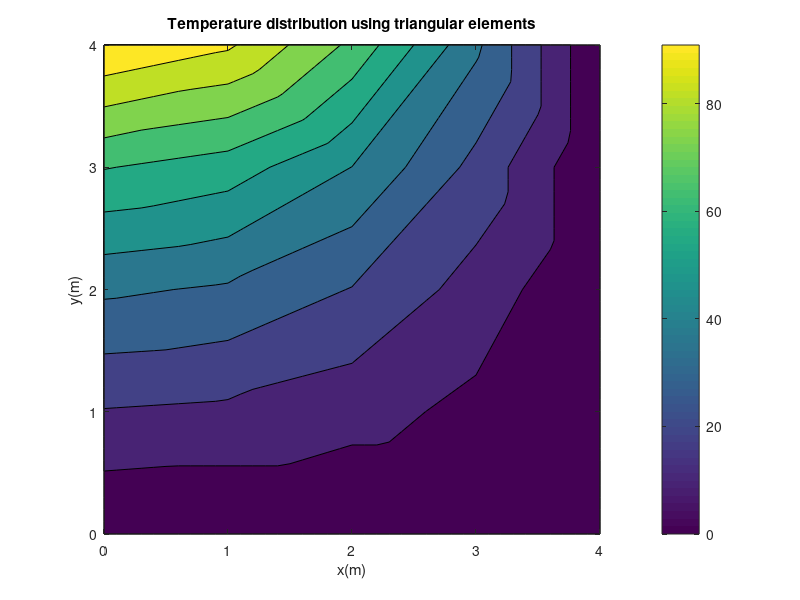

Write the MATLAB code that produced this figure.
%
% Finite element solution for steady state heat conduction equation % 
% with structured right triangular element
%
clc;
clear all;
close all;
T0=100;
a=1;
conductivity=25;
nelem=32;
nnode=25;
globalK =zeros(nnode,nnode) ;

B = [7, 6, 1;
1, 2, 7;
8, 7, 2;
2, 3, 8;
9, 8, 3;
3, 4, 9;
10, 9, 4;
4, 5, 10;
12, 11, 6;
6, 7, 12;
13,12, 7;
7, 8, 13;
14,13, 8;
8, 9, 14;
15, 14, 9;
9, 10, 15;
17, 16, 11;
11, 12, 17;
18, 17, 12;
12, 13, 18;
19, 18, 13;
13, 14, 19;
20, 19, 14;
14, 15, 20;
22, 21, 16;
16, 17, 22;
23, 22, 17;
17, 18, 23;
24, 23, 18;
18, 19, 24;
25, 24, 19;
19, 20, 25];


k=conductivity/2*[1 -1 0;
                  -1 2 -1;
                  0 -1 1];




%assemble global matrix
for i=1:nelem
    for irow=1:3
        for icol=1:3
            globalK(B(i,irow),B(i,icol))=  globalK(B(i,irow),B(i,icol))+ ...
                k(irow,icol);
        end;
    end;
end;

zeroNodeIndex=[1 2 3 4 5 10 15 20 25];
topBoundaryNodeIndex=[21 22 23 24];
topBoundaryNodeValues=[T0;T0*cos(pi/8);T0*cos(pi/4);T0*cos(3*pi/8)];
rhsVector=-sum(globalK(:,topBoundaryNodeIndex(1,:) )*topBoundaryNodeValues,2);

%remove rows and columns

deleteColumn=cat(2,zeroNodeIndex,topBoundaryNodeIndex);
globalK(:,deleteColumn(1,:) )=[]; % delete columns
globalK(deleteColumn(1, :), :)=[]; % delete rows
rhsVector(deleteColumn(1,:))=[];

feSol=globalK\rhsVector;

count=1;
for i=1:nnode
    zeroIndex=find(zeroNodeIndex==i);
    nonZeroIndex=find(topBoundaryNodeIndex==i);
    if zeroIndex>0
        solutionVector(i)=0.0;
    elseif nonZeroIndex>0
        solutionVector(i)=topBoundaryNodeValues(nonZeroIndex);
    else
        solutionVector(i)=feSol(count);
        count=count+1;
    end;
end;

 x=[0 1 2 3 4 0 1 2 3 4 0 1 2 3 4 0 1 2 3 4 0 1 2 3 4];
 y=[0 0 0 0 0 1 1 1 1 1 2 2 2 2 2 3 3 3 3 3 4 4 4 4 4];
 [xp,yp]=meshgrid(0:a/10:4*a,0:a/10:4*a);
 T=griddata(x,y,solutionVector,xp,yp);
 contourf(xp,yp,T);
 title('Temperature distribution using triangular elements');
 xlabel('x(m)');
 ylabel('y(m)');
 colorbar;



